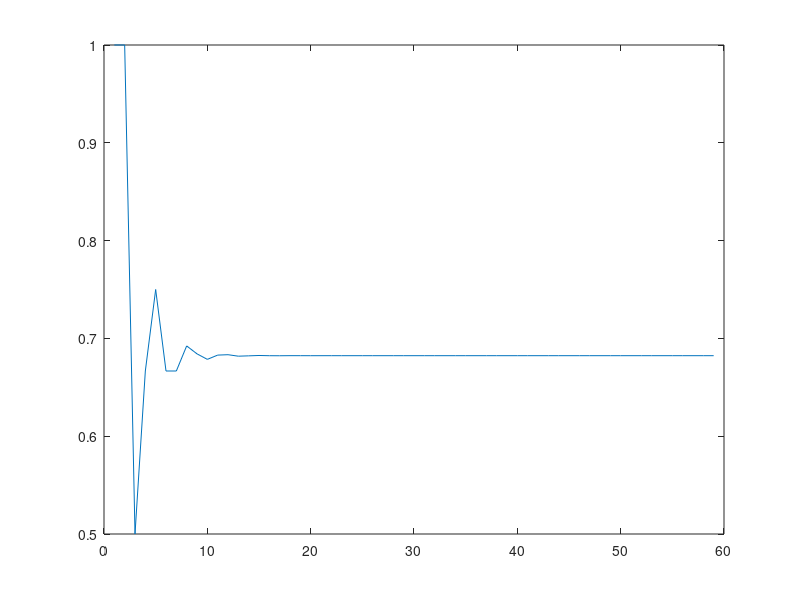

The MATLAB source for this figure:
%%Fibonacci variant sequence, mature in 3 months, converge to 0.682
format long;
g(1,1)=1;
g(1,2)=0;
g(1,3)=0;
y(1)=1;
for i=2:60
    g(i,1)=g(i-1,3);
    g(i,2)=g(i-1,1);
    g(i,3)=g(i-1,2)+g(i-1,3);
    y(i-1)=g(i-1,1)+g(i-1,2)+g(i-1,3);
    y(i)=g(i,1)+g(i,2)+g(i,3);
    rate(i-1)=y(i-1)/y(i);
end
x=1:60;
xx=1:59;
plot(xx,rate)